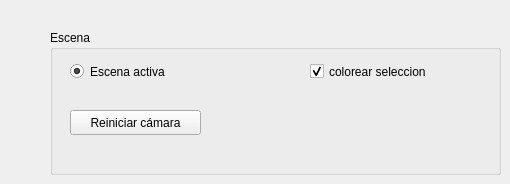
       <widget class="QWidget" name="tab_7">
        <attribute name="title">
         <string>Escena</string>
        </attribute>
        <widget class="QGroupBox" name="groupBox_14">
         <property name="geometry">
          <rect>
           <x>50</x>
           <y>30</y>
           <width>451</width>
           <height>145</height>
          </rect>
         </property>
         <property name="minimumSize">
          <size>
           <width>0</width>
           <height>145</height>
          </size>
         </property>
         <property name="title">
          <string>Escena</string>
         </property>
         <widget class="QRadioButton" name="radioButton_23">
          <property name="geometry">
           <rect>
            <x>20</x>
            <y>30</y>
            <width>112</width>
            <height>23</height>
           </rect>
          </property>
          <property name="text">
           <string>Escena activa</string>
          </property>
          <property name="checkable">
           <bool>true</bool>
          </property>
          <property name="checked">
           <bool>true</bool>
          </property>
         </widget>
         <widget class="QPushButton" name="pushButton_5">
          <property name="geometry">
           <rect>
            <x>20</x>
            <y>80</y>
            <width>131</width>
            <height>25</height>
           </rect>
          </property>
          <property name="text">
           <string>Reiniciar cámara</string>
          </property>
         </widget>
         <widget class="QCheckBox" name="checkBox_10">
          <property name="geometry">
           <rect>
            <x>260</x>
            <y>30</y>
            <width>171</width>
            <height>23</height>
           </rect>
          </property>
          <property name="text">
           <string>colorear seleccion</string>
          </property>
          <property name="checked">
           <bool>true</bool>
          </property>
         </widget>
        </widget>
       </widget>
